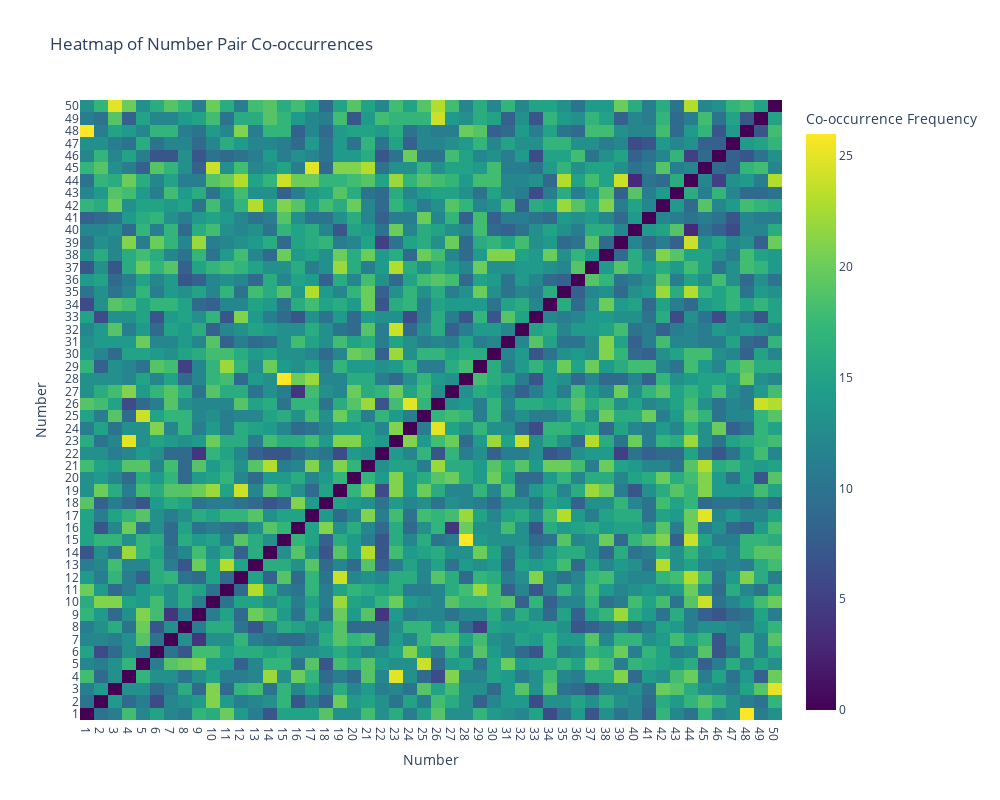

The notebook cell this image was saved under:
### Markdown cell above
#### 不同号码组合的共现频率

### Code cell
# 假设彩票主球号码范围是1到50
num_range = 50

# 创建一个矩阵来存储所有可能号码对的共现次数
co_occurrence_matrix = np.zeros((num_range, num_range))

# 计算共现次数
for index, row in df.iterrows():
    for i in range(1, 6):  # 只考虑主球号码
        for j in range(i+1, 6):
            num1, num2 = sorted([row[f'boule_{i}'], row[f'boule_{j}']])
            co_occurrence_matrix[num1-1, num2-1] += 1

# 由于矩阵是对称的，我们可以将其复制到下三角
for i in range(num_range):
    for j in range(i+1, num_range):
        co_occurrence_matrix[j, i] = co_occurrence_matrix[i, j]

# 生成悬停文本信息
hover_text = [['number1: {}, number2: {}, frequency: {}'.format(i+1, j+1, co_occurrence_matrix[i, j]) 
               for j in range(num_range)] for i in range(num_range)]

# 使用Plotly创建交互式热图
fig = go.Figure(data=go.Heatmap(
                   z=co_occurrence_matrix,  # 共现频率矩阵
                   x=[str(i) for i in range(1, num_range + 1)],  # 设置X轴范围为彩票号码的实际范围
                   y=[str(i) for i in range(1, num_range + 1)],  # 设置Y轴范围为彩票号码的实际范围
                   hoverongaps=False,  # 当鼠标悬停时不留白
                   colorscale='Viridis',  # 使用Viridis颜色映射
                   colorbar=dict(title='Co-occurrence Frequency'),  # 设置颜色条标题
                   text=hover_text,  # 设置悬停文本
                   hoverinfo='text'  # 指定只显示文本信息
               ))

fig.update_layout(
    title='Heatmap of Number Pair Co-occurrences',
    xaxis=dict(title='Number', tickmode='array', tickvals=list(range(1, num_range + 1))),
    yaxis=dict(title='Number', tickmode='array', tickvals=list(range(1, num_range + 1))),
    width=1000,  # 调整图表宽度
    height=800,  # 调整图表高度
)

fig.show()

### Figure 1 — Plotly figure (JSON) as saved in the notebook; plotly's stock layout.template omitted (floating-point values rounded to 4 significant figures; data arrays with more than 128 entries replaced by an {"elided": "..."} marker saying what was removed)
{"data": [{"colorbar": {"title": {"text": "Co-occurrence Frequency"}}, "colorscale": [[0, "#440154"], [0.1111, "#482878"], [0.2222, "#3e4989"], [0.3333, "#31688e"], [0.4444, "#26828e"], [0.5556, "#1f9e89"], [0.6667, "#35b779"], [0.7778, "#6ece58"], [0.8889, "#b5de2b"], [1, "#fde725"]], "hoverinfo": "text", "hoverongaps": false, "text": {"elided": "50x50 str values"}, "type": "heatmap", "x": ["1", "2", "3", "4", "5", "6", "7", "8", "9", "10", "11", "12", "13", "14", "15", "16", "17", "18", "19", "20", "21", "22", "23", "24", "25", "26", "27", "28", "29", "30", "31", "32", "33", "34", "35", "36", "37", "38", "39", "40", "41", "42", "43", "44", "45", "46", "47", "48", "49", "50"], "y": ["1", "2", "3", "4", "5", "6", "7", "8", "9", "10", "11", "12", "13", "14", "15", "16", "17", "18", "19", "20", "21", "22", "23", "24", "25", "26", "27", "28", "29", "30", "31", "32", "33", "34", "35", "36", "37", "38", "39", "40", "41", "42", "43", "44", "45", "46", "47", "48", "49", "50"], "z": {"elided": "50x50 int values"}}], "layout": {"height": 800, "title": {"text": "Heatmap of Number Pair Co-occurrences"}, "width": 1000, "xaxis": {"tickmode": "array", "tickvals": [1, 2, 3, 4, 5, 6, 7, 8, 9, 10, 11, 12, 13, 14, 15, 16, 17, 18, 19, 20, 21, 22, 23, 24, 25, 26, 27, 28, 29, 30, 31, 32, 33, 34, 35, 36, 37, 38, 39, 40, 41, 42, 43, 44, 45, 46, 47, 48, 49, 50], "title": {"text": "Number"}}, "yaxis": {"tickmode": "array", "tickvals": [1, 2, 3, 4, 5, 6, 7, 8, 9, 10, 11, 12, 13, 14, 15, 16, 17, 18, 19, 20, 21, 22, 23, 24, 25, 26, 27, 28, 29, 30, 31, 32, 33, 34, 35, 36, 37, 38, 39, 40, 41, 42, 43, 44, 45, 46, 47, 48, 49, 50], "title": {"text": "Number"}}}}
